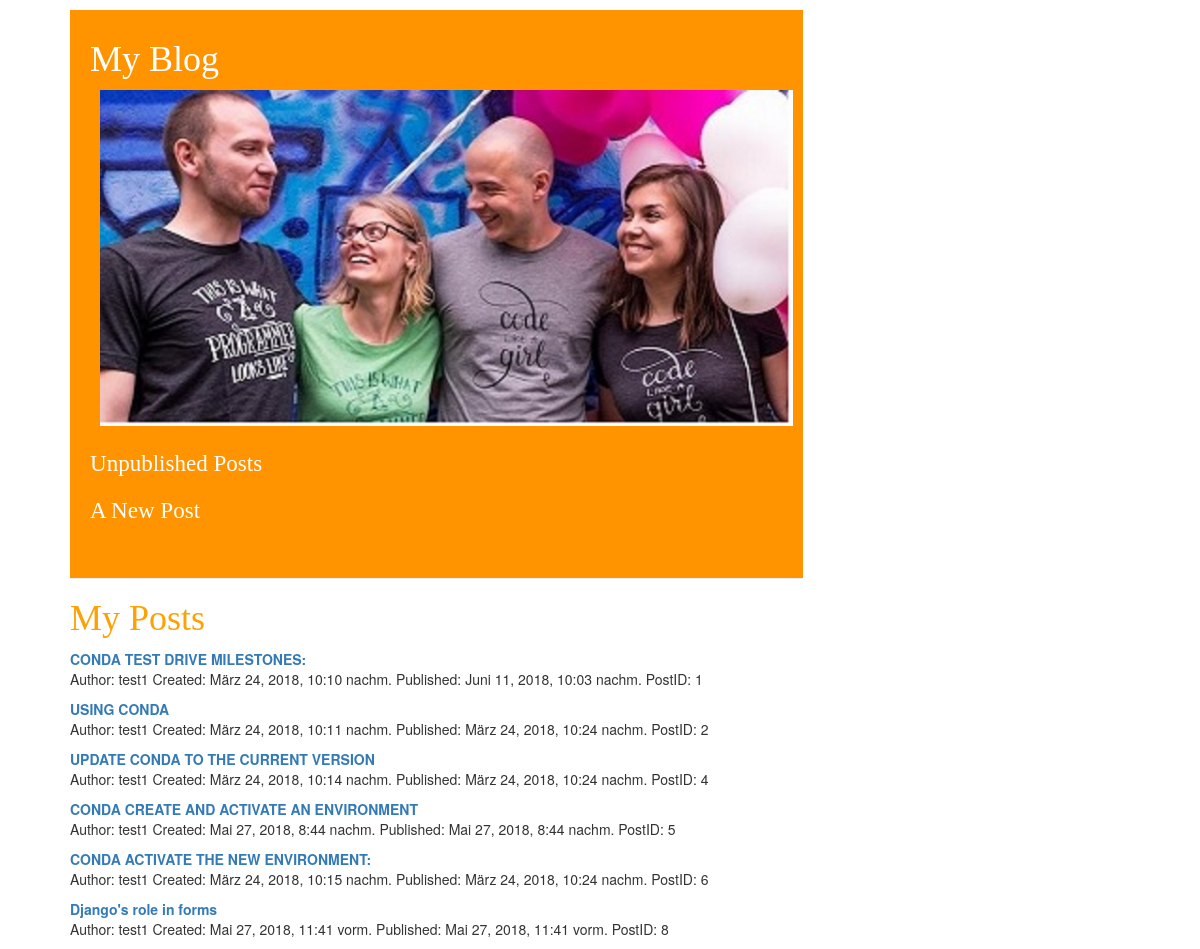
Before: / with the older database file.
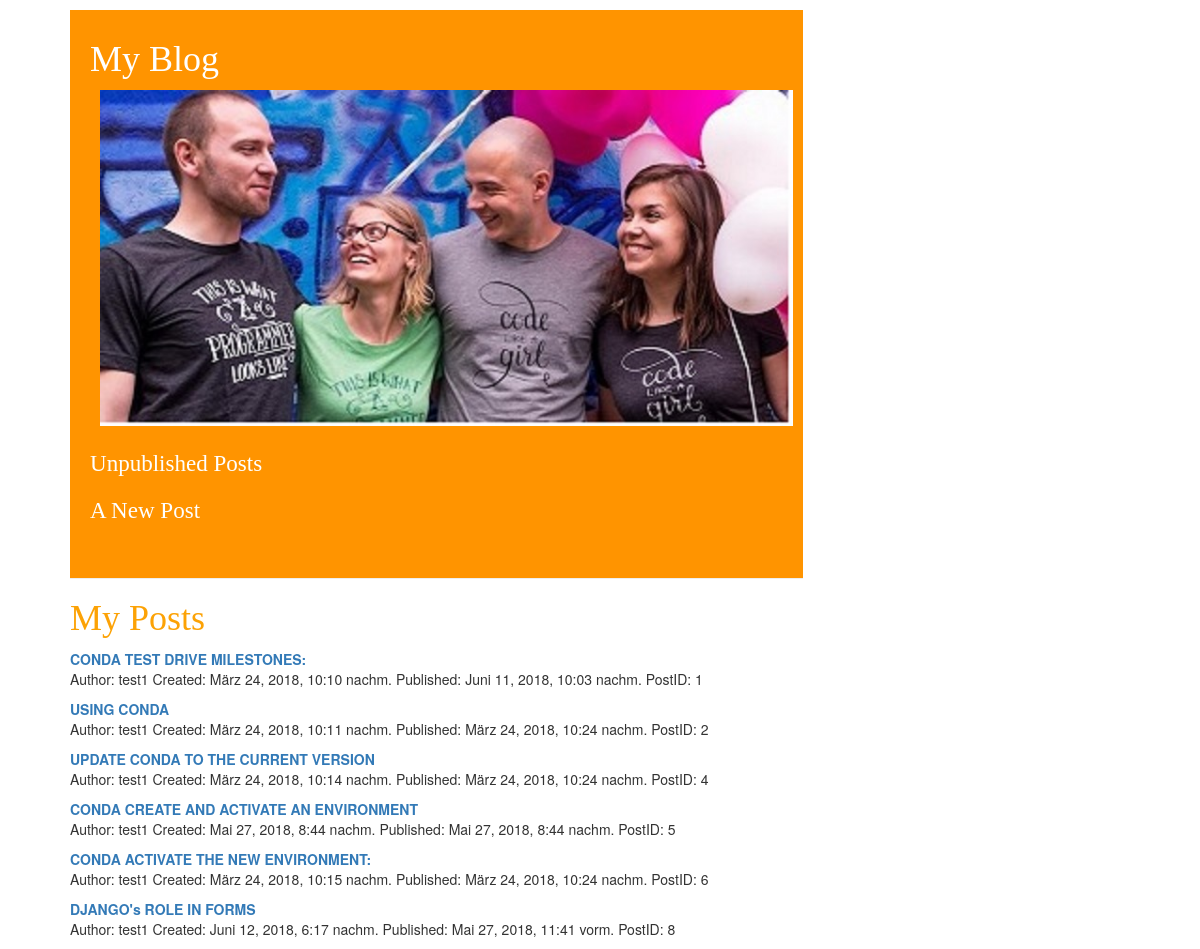
After: the same page with the newer database file.
### blog/models.py (models this page shows, shortened)
class Post(models.Model):
    author = models.ForeignKey(Author, on_delete=models.CASCADE)
    title = models.CharField(max_length=500)
    text = models.TextField()
    created_date = models.DateTimeField(
            default=timezone.now)
    published_date = models.DateTimeField(
            blank=True, null=True)

class Author(models.Model):
    full_name = models.CharField(max_length=50)
    def __str__(self):
        return self.full_name   #

### blog/views.py (the view)
# urls.py: url(r'^$', views.post_list, name='post_list'),
def post_list(request):
    posts = Post.objects.filter(published_date__isnull=False)
    return render(request, 'blog/post_list.html', {'posts': posts})

### blog/templates/blog/post_list.html
{% extends 'blog/base.html' %}
{% block content %}
        <div>
            <h1>
              <a href="">
                My Posts
              </a>
            </h1>
        </div>
          <div>
               {% for post in posts %}
               <a href="{% url 'post_detail' pk=post.pk %}">
                 <b> {{ post.title }} </b>
               </a>
               <p> Author: {{ post.author }}
                   Created: {{ post.created_date }}
                   Published: {{ post.published_date }}
                   PostID: {{ post.id }}
                 </p>
               {% endfor %}
            </div>
{% endblock %}

### blog/templates/blog/base.html (shortened to what this page needs)
<!DOCTYPE html>
{% load staticfiles %}
<html lang="en" dir="ltr">
    <head>
      <link rel="stylesheet" href="//maxcdn.bootstrapcdn.com/bootstrap/3.2.0/css/bootstrap.min.css">
      <link rel="stylesheet" href="//maxcdn.bootstrapcdn.com/bootstrap/3.2.0/css/bootstrap-theme.min.css">
      <link rel="stylesheet" href="{% static 'css/blog.css' %}"></link>
    </head>
    <body>
      <div class="content container-fluid">
          <div class="row">
              <div class="col-md-8">
                  <div class="page-header">
                    <h1>
                      <a href="/"> My Blog </a>
                    </h1>
                    <div>
                      <img src="{% static 'image/djangoGirls2a.jpg' %}" alt="Code like a Girl"></img>
                    </div>
                    <h2><a href="{% url 'post_draft_list' %}"> Unpublished Posts
                    </a></h2>
                    <h2><a href="{% url 'post_new' %}" class="top-menu"> A New Post
                    </a></h2>
                  </div>
              </div>
        </div>
      </div>
        <div class="content container">
            <div class="row">
                <div class="col-md-8">
                {% block content %}
                {% endblock %}
                </div>
            </div>
        </div>
    </body>
</html>

### blog/static/css/blog.css (style rules this page uses)
h1, h1 a { color: #FCA205; font-family: 'Lobster'; font-size: 36px; }
h2, h2 a { color: #FCA205; font-family: 'Lobster'; font-size: 80%; }
body { padding-left: 15px; }
img { max-width: 100%; height: auto; padding-left: 10px; }
.page-header { background-color: #ff9400; margin-top: 10px; margin-bottom: auto; padding-left: 20px; padding-right: 10px; padding-top: 10px; padding-bottom: 80px; margin-left: 0px; font-size: 36px; }
.page-header h1, .page-header h1 a, .page-header h1 a:visited, .page-header h1 a:active { color: #ffffff; font-size: 100%; text-decoration: none; }
.page-header h2, .page-header h2 a, .page-header h2 a:visited, .page-header h2 a:active { color: #ffffff; font-size: 80%; text-decoration: none; }
.content { margin-left: 40px; }
.top-menu, .top-menu:hover, .top-menu:visited { color: #ffffff; float: left; margin-right: 20px; margin-bottom: auto; padding-bottom: 40px; }

Changed rows visible on the page:
changed Post id 8: title "Django's role in forms" → "DJANGO's ROLE IN FORMS"; created_date "Mai 27, 2018, 11:41 vorm." → "Juni 12, 2018, 6:17 nachm."
